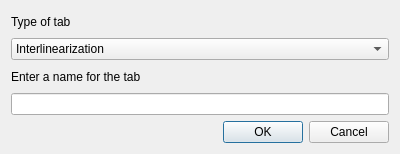
<?xml version="1.0" encoding="UTF-8"?>
<ui version="4.0">
 <class>TabEditDialog</class>
 <widget class="QDialog" name="TabEditDialog">
  <property name="geometry">
   <rect>
    <x>0</x>
    <y>0</y>
    <width>400</width>
    <height>154</height>
   </rect>
  </property>
  <property name="windowTitle">
   <string>Edit tab</string>
  </property>
  <layout class="QVBoxLayout" name="verticalLayout">
   <item>
    <widget class="QLabel" name="label_2">
     <property name="text">
      <string>Type of tab</string>
     </property>
    </widget>
   </item>
   <item>
    <widget class="QComboBox" name="tabTypeCombo">
     <item>
      <property name="text">
       <string>Interlinearization</string>
      </property>
     </item>
     <item>
      <property name="text">
       <string>Syntactic Annotation</string>
      </property>
     </item>
    </widget>
   </item>
   <item>
    <widget class="QLabel" name="label">
     <property name="text">
      <string>Enter a name for the tab</string>
     </property>
    </widget>
   </item>
   <item>
    <widget class="QLineEdit" name="nameLineEdit"/>
   </item>
   <item>
    <widget class="QDialogButtonBox" name="buttonBox">
     <property name="orientation">
      <enum>Qt::Horizontal</enum>
     </property>
     <property name="standardButtons">
      <set>QDialogButtonBox::Cancel|QDialogButtonBox::Ok</set>
     </property>
    </widget>
   </item>
  </layout>
 </widget>
 <resources/>
 <connections>
  <connection>
   <sender>buttonBox</sender>
   <signal>accepted()</signal>
   <receiver>TabEditDialog</receiver>
   <slot>accept()</slot>
   <hints>
    <hint type="sourcelabel">
     <x>248</x>
     <y>254</y>
    </hint>
    <hint type="destinationlabel">
     <x>157</x>
     <y>274</y>
    </hint>
   </hints>
  </connection>
  <connection>
   <sender>buttonBox</sender>
   <signal>rejected()</signal>
   <receiver>TabEditDialog</receiver>
   <slot>reject()</slot>
   <hints>
    <hint type="sourcelabel">
     <x>316</x>
     <y>260</y>
    </hint>
    <hint type="destinationlabel">
     <x>286</x>
     <y>274</y>
    </hint>
   </hints>
  </connection>
 </connections>
</ui>
